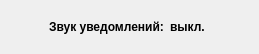
<?xml version="1.0" encoding="UTF-8"?>
<ui version="4.0">
 <class>StatusBarVolumeToolTip</class>
 <widget class="QWidget" name="StatusBarVolumeToolTip">
  <property name="geometry">
   <rect>
    <x>0</x>
    <y>0</y>
    <width>259</width>
    <height>50</height>
   </rect>
  </property>
  <property name="windowTitle">
   <string>Form</string>
  </property>
  <layout class="QHBoxLayout" name="horizontalLayout_2">
   <item>
    <widget class="QLabel" name="labelInfoIcon">
     <property name="sizePolicy">
      <sizepolicy hsizetype="Fixed" vsizetype="Fixed">
       <horstretch>0</horstretch>
       <verstretch>0</verstretch>
      </sizepolicy>
     </property>
     <property name="minimumSize">
      <size>
       <width>32</width>
       <height>32</height>
      </size>
     </property>
     <property name="maximumSize">
      <size>
       <width>32</width>
       <height>32</height>
      </size>
     </property>
     <property name="text">
      <string/>
     </property>
     <property name="alignment">
      <set>Qt::AlignCenter</set>
     </property>
    </widget>
   </item>
   <item>
    <layout class="QHBoxLayout" name="horizontalLayout">
     <item>
      <widget class="QLabel" name="labelCaption">
       <property name="sizePolicy">
        <sizepolicy hsizetype="Minimum" vsizetype="Preferred">
         <horstretch>0</horstretch>
         <verstretch>0</verstretch>
        </sizepolicy>
       </property>
       <property name="font">
        <font>
         <weight>75</weight>
         <italic>false</italic>
         <bold>true</bold>
        </font>
       </property>
       <property name="text">
        <string>Звук уведомлений:</string>
       </property>
       <property name="textFormat">
        <enum>Qt::PlainText</enum>
       </property>
       <property name="wordWrap">
        <bool>false</bool>
       </property>
       <property name="margin">
        <number>0</number>
       </property>
       <property name="textInteractionFlags">
        <set>Qt::LinksAccessibleByMouse</set>
       </property>
      </widget>
     </item>
     <item>
      <widget class="QLabel" name="labelVolumeNum">
       <property name="sizePolicy">
        <sizepolicy hsizetype="Expanding" vsizetype="Preferred">
         <horstretch>0</horstretch>
         <verstretch>0</verstretch>
        </sizepolicy>
       </property>
       <property name="font">
        <font>
         <weight>75</weight>
         <italic>false</italic>
         <bold>true</bold>
        </font>
       </property>
       <property name="text">
        <string>выкл.</string>
       </property>
       <property name="textFormat">
        <enum>Qt::PlainText</enum>
       </property>
       <property name="wordWrap">
        <bool>false</bool>
       </property>
       <property name="margin">
        <number>0</number>
       </property>
       <property name="textInteractionFlags">
        <set>Qt::LinksAccessibleByMouse</set>
       </property>
      </widget>
     </item>
    </layout>
   </item>
  </layout>
 </widget>
 <resources/>
 <connections/>
</ui>
